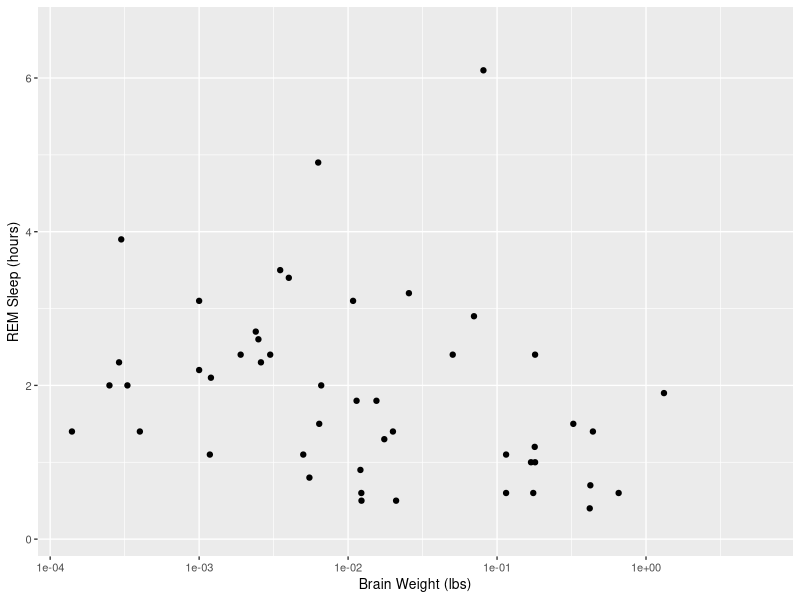
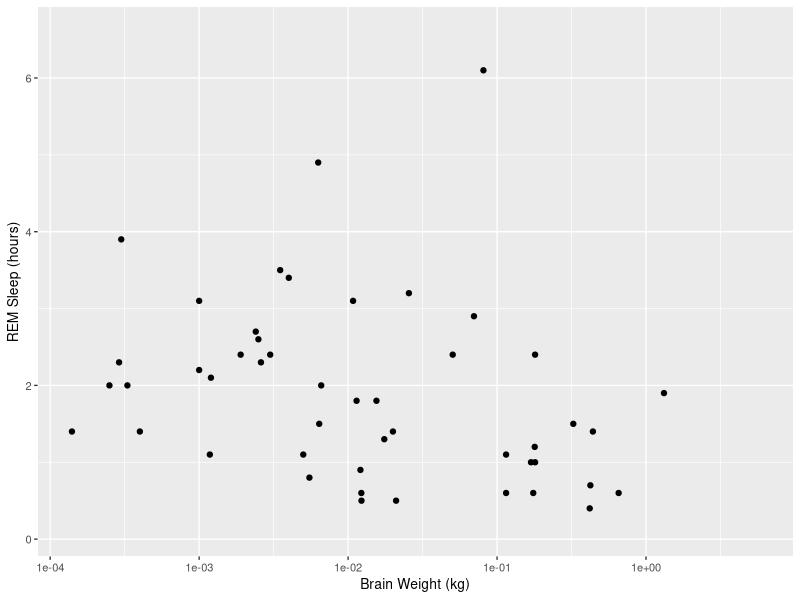

These figures' R source, in order:
## ---- chunk 1
# This is the setup chunk. It can be used to setup general options and load
# packages that you make use of during the report.
knitr::opts_chunk$set(
  echo = TRUE,
  warning = FALSE,
  message = FALSE,
  fig.align = "center",
  fig.width = 2.5,
  fig.height = 2.2
)

library(tidyverse)

# set a theme for ggplot2
theme_set(theme_grey(base_size = 10))

options(
  digits = 3, # limit number of significant digits
  width = 63  # limit width of code
)
## ---- chunk 2
library(tidyverse)

ggplot(msleep, aes(brainwt, sleep_rem)) +
  geom_point() +
  scale_x_log10() +
  labs(x = "Brain Weight (lbs)", y = "REM Sleep (hours)")
## ---- chunk 3
ggplot(msleep, aes(brainwt, sleep_rem)) +
  geom_point() +
  scale_x_log10() +
  labs(x = "Brain Weight (kg)", y = "REM Sleep (hours)")
## ---- chunk 4
# the code in this block will be evaluated and its results will be printed
# in the output, but the code will not show
rnorm(5)
## ---- chunk 5
# this code block will show in the output,
# but the results of `rnorm(50)` will not
rnorm(5)
## ---- chunk 6
# this code will be evaluated but nothing will show in the output
rnorm(5)
## ---- chunk 7
knitr::opts_chunk$set(
  echo = TRUE,
  warning = FALSE,
  message = FALSE,
  fig.align = "center",
  fig.width = 2.5,
  fig.height = 2.2
)
